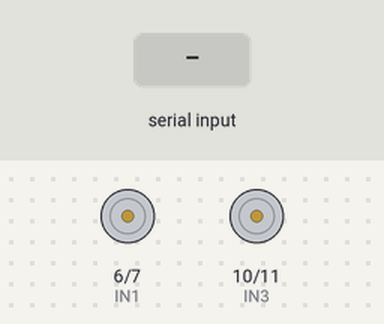
Bench run of a sketch on a simulated Arduino Mega 2560, built with avr-gcc and run on an emulated ATmega2560. Parts: motor-driver pin pairs drawn as motors (green arrow = first pin HIGH = forward, orange = second pin HIGH = backward, longer = more drive, scaled by the enable pin). The test bench sets the inputs (shaded band). What the sketch prints to the serial monitor is not drawn.

Above: at 1.2 s.
1.3 s: "LEFT\n" received over the second serial link
2.8 s: "RIGHT\n" received over the second serial link
4.3 s: "REV\n" received over the second serial link
5.8 s: "LEFT90\n" received over the second serial link
At 6.3 s:
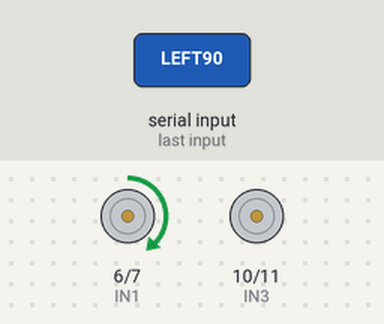
7.3 s: "LEFT,45\n" received over the second serial link
At 8.5 s:
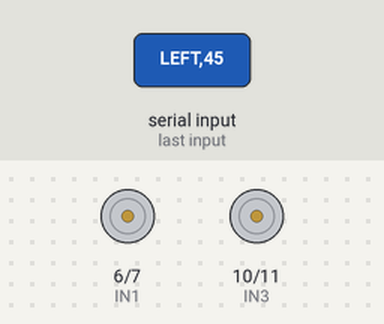
8.8 s: "RIGHT90\n" received over the second serial link
At 9.8 s:
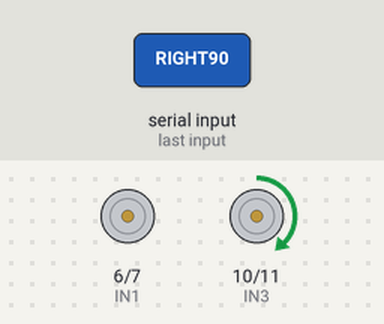
Timing chart, 0 to 11.3 s (numbered marks = the images above; inputs shaded):
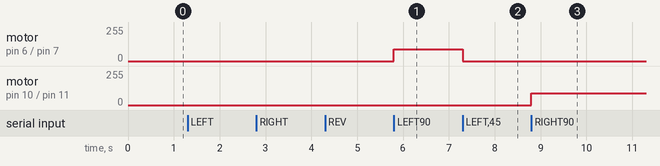

Measured:
- after the input at 5.8 s, motor on pin 6 (IN1) / pin 7 (IN2): stopped → forward 90/255 at once
- after the input at 7.3 s, motor on pin 6 (IN1) / pin 7 (IN2): forward 90/255 → stopped at once
- after the input at 8.8 s, motor on pin 10 (IN3) / pin 11 (IN4): stopped → forward 90/255 at once

The sketch:

motor_dc_2.ino
```cpp
// snippet: motor_dc_2
// tags: motor, dc, pwm, speed, direction, softwareserial
// boards: avr, megaavr
// not-tags: romi32u4
// library: SoftwareSerial
// description: Dual DC motor via L298N: motor A on pins 5/6/7, motor B on pins 9/10/11
// prompts: motor, l298n, motor, 5/6/7, motor, 9/10/11
// verified: compile-only
// source: kd-generated (id 2)
// exact-include: SoftwareSerial.h

#include <SoftwareSerial.h>

const int ENA = 5, IN1 = 6, IN2 = 7;
const int ENB = 9, IN3 = 10, IN4 = 11;
const int SERIAL_BAUD = 9600;

SoftwareSerial Serial2(8, 12); // RX=8, TX=12 (avoid 10/11 used by motor B)

void setup() {
  Serial.begin(SERIAL_BAUD);
  Serial2.begin(SERIAL_BAUD);
  pinMode(ENA, OUTPUT);
  pinMode(IN1, OUTPUT);
  pinMode(IN2, OUTPUT);
  pinMode(ENB, OUTPUT);
  pinMode(IN3, OUTPUT);
  pinMode(IN4, OUTPUT);
  Serial.println("Ready. Commands: LEFT <speed>, RIGHT <speed>, FWD <speed>, REV <speed>, STOP");
}

void driveMotor(int motor, int speed, int direction) {
  if (motor == 1) {
    if (direction == 1) {
      digitalWrite(IN1, HIGH);
      digitalWrite(IN2, LOW);
    } else if (direction == -1) {
      digitalWrite(IN1, LOW);
      digitalWrite(IN2, HIGH);
    } else {
      digitalWrite(IN1, LOW);
      digitalWrite(IN2, LOW);
    }
    analogWrite(ENA, abs(speed));
  } else if (motor == 2) {
    if (direction == 1) {
      digitalWrite(IN3, HIGH);
      digitalWrite(IN4, LOW);
    } else if (direction == -1) {
      digitalWrite(IN3, LOW);
      digitalWrite(IN4, HIGH);
    } else {
      digitalWrite(IN3, LOW);
      digitalWrite(IN4, LOW);
    }
    analogWrite(ENB, abs(speed));
  }
}

void loop() {
  static String input = "";
  while (Serial2.available()) {
    char c = Serial2.read();
    if (c == '\n') {
      input.trim();
      if (input.startsWith("LEFT")) {
        int speed = input.substring(4).toInt();
        driveMotor(1, speed, 1);
      } else if (input.startsWith("RIGHT")) {
        int speed = input.substring(5).toInt();
        driveMotor(2, speed, 1);
      } else if (input.startsWith("FWD")) {
        int speed = input.substring(3).toInt();
        driveMotor(1, speed, 1);
        driveMotor(2, speed, 1);
      } else if (input.startsWith("REV")) {
        int speed = input.substring(3).toInt();
        driveMotor(1, speed, -1);
        driveMotor(2, speed, -1);
      } else if (input == "STOP") {
        driveMotor(1, 0, 0);
        driveMotor(2, 0, 0);
      }
      input = "";
    } else if (c != '\r') {
      input += c;
    }
  }
}
```
